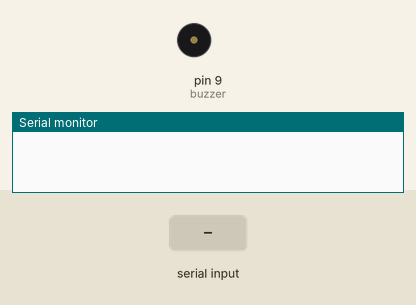
Simulated run of this sketch. Board: Arduino Uno, built with avr-gcc and run on an emulated ATmega328P. Shown: buzzer (waves = sounding), the last lines printed to the serial monitor. The test bench sets the inputs (shaded band).

Above: at 1.2 s.
1.3 s: "1" received over Serial
At 2.5 s:
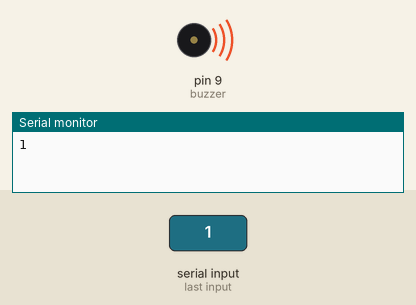
2.8 s: "0" received over Serial
At 3.7 s:
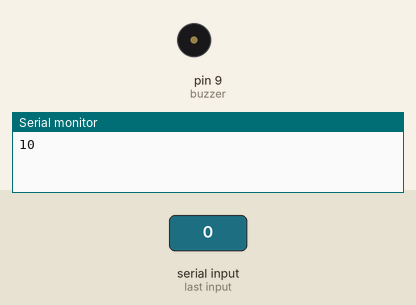
Timing chart, 0 to 5.8 s (numbered marks = the images above; inputs shaded):
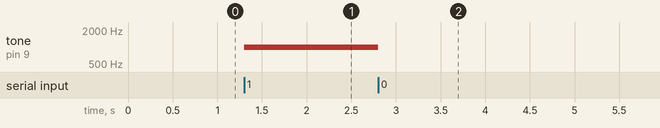

The sketch:

Receiver_Arduino2.ino
```cpp
#define buzzer 9
int state=0;

void setup()
{
  // put your setup code here, to run once:
    Serial.begin(9600);
      pinMode(buzzer, OUTPUT);
}
void loop()
{
  // put your main code here, to run repeatedly:
    if(Serial.available()>0)
      {
          state = Serial.read();
          Serial.write(state);
      }
    if(state == '1')
      {
        tone(buzzer, 1000, 200);
        delay(100);
      }
    else if(state == '0')
           {
              noTone(buzzer);
              delay(100);
           }
}
```

Measured:
- after the input at 1.3 s, tone on pin 9 (buzzer): silent → 1000 Hz at once
- after the input at 2.8 s, tone on pin 9 (buzzer): 1000 Hz → silent at once
